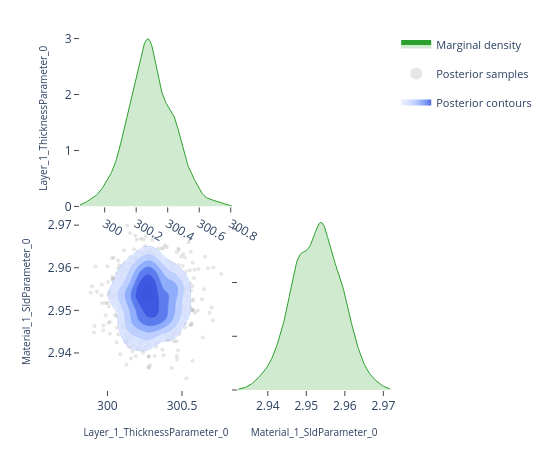

Here is the notebook cell this chart was saved with:
### Code cell
# ---- Pairwise focus: thickness vs SLD ---------------------------------------
# A 2-parameter corner plot zooms in on the joint posterior for a specific
# pair.  This is the same view the EasyReflectometryApp's "2D Heatmap"
# sub-tab uses to inspect parameter degeneracies.


params_of_interest = ['Layer_1_ThicknessParameter_0', 'Material_1_SldParameter_0']
idx = [posterior.param_names.index(p) for p in params_of_interest]
subset_draws = np.asarray(posterior.draws)[:, idx]

fig = plot_corner(subset_draws, params_of_interest)
fig.show()

### Figure 1 — Plotly figure (JSON) as saved in the notebook; plotly's stock layout.template omitted (floating-point values rounded to 4 significant figures; data arrays with more than 128 entries replaced by an {"elided": "..."} marker saying what was removed)
{"data": [{"fill": "tozeroy", "fillcolor": "rgba(44, 160, 44, 0.22)", "hoverinfo": "skip", "legendgroup": "marginal", "line": {"color": "rgb(44, 160, 44)", "width": 1}, "mode": "lines", "name": "Marginal density", "showlegend": true, "type": "scatter", "x": {"elided": "256 float values"}, "xaxis": "x", "y": {"elided": "256 float values"}, "yaxis": "y"}, {"hoverinfo": "skip", "legendgroup": "scatter", "marker": {"color": "rgba(140, 140, 140, 0.22)", "size": 4}, "mode": "markers", "name": "Posterior samples", "showlegend": true, "type": "scatter", "x": {"elided": "680 float values"}, "xaxis": "x3", "y": {"elided": "680 float values"}, "yaxis": "y3", "zorder": 0}, {"colorscale": [[0.0, "rgba(224, 233, 255, 0.62)"], [0.35, "rgba(183, 203, 255, 0.70)"], [0.6, "rgba(138, 169, 252, 0.78)"], [0.82, "rgba(96, 131, 242, 0.84)"], [1.0, "rgba(58, 86, 224, 0.90)"]], "connectgaps": false, "contours": {"coloring": "fill", "end": 157.6, "showlabels": false, "showlines": false, "size": 24.89, "start": 33.19}, "hoverinfo": "skip", "legendgroup": "contour", "name": "Posterior contours", "showlegend": true, "showscale": false, "type": "contour", "x": [299.8, 299.9, 299.9, 299.9, 299.9, 299.9, 299.9, 299.9, 299.9, 300.0, 300.0, 300.0, 300.0, 300.0, 300.0, 300.0, 300.0, 300.1, 300.1, 300.1, 300.1, 300.1, 300.1, 300.1, 300.1, 300.1, 300.2, 300.2, 300.2, 300.2, 300.2, 300.2, 300.2, 300.2, 300.3, 300.3, 300.3, 300.3, 300.3, 300.3, 300.3, 300.3, 300.4, 300.4, 300.4, 300.4, 300.4, 300.4, 300.4, 300.4, 300.5, 300.5, 300.5, 300.5, 300.5, 300.5, 300.5, 300.5, 300.6, 300.6, 300.6, 300.6, 300.6, 300.6, 300.6, 300.6, 300.6, 300.7, 300.7, 300.7, 300.7, 300.7, 300.7, 300.7, 300.7, 300.8, 300.8, 300.8, 300.8, 300.8], "xaxis": "x3", "y": [2.932, 2.933, 2.933, 2.934, 2.934, 2.935, 2.935, 2.936, 2.936, 2.937, 2.937, 2.938, 2.938, 2.939, 2.939, 2.94, 2.94, 2.941, 2.941, 2.942, 2.942, 2.943, 2.943, 2.944, 2.944, 2.945, 2.945, 2.946, 2.946, 2.947, 2.947, 2.948, 2.948, 2.949, 2.949, 2.95, 2.95, 2.951, 2.951, 2.952, 2.952, 2.953, 2.953, 2.954, 2.954, 2.955, 2.955, 2.956, 2.956, 2.957, 2.957, 2.958, 2.958, 2.959, 2.959, 2.96, 2.96, 2.961, 2.961, 2.962, 2.962, 2.963, 2.963, 2.964, 2.964, 2.965, 2.965, 2.966, 2.966, 2.967, 2.967, 2.968, 2.968, 2.969, 2.969, 2.97, 2.97, 2.971, 2.971, 2.972], "yaxis": "y3", "z": {"elided": "80x80 float values"}, "zmax": 157.6, "zmin": 33.19, "zorder": 1}, {"colorscale": [[0.0, "rgba(183, 203, 255, 0.94)"], [0.35, "rgba(183, 203, 255, 0.94)"], [0.35, "rgba(138, 169, 252, 0.95)"], [0.6, "rgba(138, 169, 252, 0.95)"], [0.6, "rgba(96, 131, 242, 0.96)"], [0.82, "rgba(96, 131, 242, 0.96)"], [0.82, "rgba(58, 86, 224, 0.98)"], [1.0, "rgba(58, 86, 224, 0.98)"]], "contours": {"coloring": "lines", "end": 157.6, "showlabels": false, "size": 24.89, "start": 33.19}, "hoverinfo": "skip", "legendgroup": "contour", "line": {"width": 0.9}, "showlegend": false, "showscale": false, "type": "contour", "x": [299.8, 299.9, 299.9, 299.9, 299.9, 299.9, 299.9, 299.9, 299.9, 300.0, 300.0, 300.0, 300.0, 300.0, 300.0, 300.0, 300.0, 300.1, 300.1, 300.1, 300.1, 300.1, 300.1, 300.1, 300.1, 300.1, 300.2, 300.2, 300.2, 300.2, 300.2, 300.2, 300.2, 300.2, 300.3, 300.3, 300.3, 300.3, 300.3, 300.3, 300.3, 300.3, 300.4, 300.4, 300.4, 300.4, 300.4, 300.4, 300.4, 300.4, 300.5, 300.5, 300.5, 300.5, 300.5, 300.5, 300.5, 300.5, 300.6, 300.6, 300.6, 300.6, 300.6, 300.6, 300.6, 300.6, 300.6, 300.7, 300.7, 300.7, 300.7, 300.7, 300.7, 300.7, 300.7, 300.8, 300.8, 300.8, 300.8, 300.8], "xaxis": "x3", "y": [2.932, 2.933, 2.933, 2.934, 2.934, 2.935, 2.935, 2.936, 2.936, 2.937, 2.937, 2.938, 2.938, 2.939, 2.939, 2.94, 2.94, 2.941, 2.941, 2.942, 2.942, 2.943, 2.943, 2.944, 2.944, 2.945, 2.945, 2.946, 2.946, 2.947, 2.947, 2.948, 2.948, 2.949, 2.949, 2.95, 2.95, 2.951, 2.951, 2.952, 2.952, 2.953, 2.953, 2.954, 2.954, 2.955, 2.955, 2.956, 2.956, 2.957, 2.957, 2.958, 2.958, 2.959, 2.959, 2.96, 2.96, 2.961, 2.961, 2.962, 2.962, 2.963, 2.963, 2.964, 2.964, 2.965, 2.965, 2.966, 2.966, 2.967, 2.967, 2.968, 2.968, 2.969, 2.969, 2.97, 2.97, 2.971, 2.971, 2.972], "yaxis": "y3", "z": {"elided": "80x80 float values"}, "zmax": 157.6, "zmin": 33.19, "zorder": 2}, {"fill": "tozeroy", "fillcolor": "rgba(44, 160, 44, 0.22)", "hoverinfo": "skip", "legendgroup": "marginal", "line": {"color": "rgb(44, 160, 44)", "width": 1}, "mode": "lines", "name": "Marginal density", "showlegend": false, "type": "scatter", "x": {"elided": "256 float values"}, "xaxis": "x4", "y": {"elided": "256 float values"}, "yaxis": "y4"}], "layout": {"height": 450, "legend": {"font": {"size": 11}, "itemsizing": "constant", "orientation": "v", "x": 1.02, "xanchor": "left", "y": 1.0, "yanchor": "top"}, "margin": {"b": 60, "l": 80, "r": 160, "t": 30}, "plot_bgcolor": "white", "showlegend": true, "width": 550, "xaxis": {"anchor": "y", "domain": [0.0, 0.49], "showgrid": false, "ticks": "outside", "zeroline": false}, "xaxis2": {"anchor": "y2", "domain": [0.51, 1.0], "showgrid": false, "ticks": "outside", "visible": false, "zeroline": false}, "xaxis3": {"anchor": "y3", "domain": [0.0, 0.49], "showgrid": false, "ticks": "outside", "title": {"font": {"size": 10}, "text": "Layer_1_ThicknessParameter_0"}, "zeroline": false}, "xaxis4": {"anchor": "y4", "domain": [0.51, 1.0], "showgrid": false, "ticks": "outside", "title": {"font": {"size": 10}, "text": "Material_1_SldParameter_0"}, "zeroline": false}, "yaxis": {"anchor": "x", "domain": [0.51, 1.0], "showgrid": false, "ticks": "outside", "title": {"font": {"size": 10}, "text": "Layer_1_ThicknessParameter_0"}, "zeroline": false}, "yaxis2": {"anchor": "x2", "domain": [0.51, 1.0], "showgrid": false, "ticks": "outside", "visible": false, "zeroline": false}, "yaxis3": {"anchor": "x3", "domain": [0.0, 0.49], "showgrid": false, "ticks": "outside", "title": {"font": {"size": 10}, "text": "Material_1_SldParameter_0"}, "zeroline": false}, "yaxis4": {"anchor": "x4", "domain": [0.0, 0.49], "showgrid": false, "showticklabels": false, "ticks": "outside", "zeroline": false}}}
